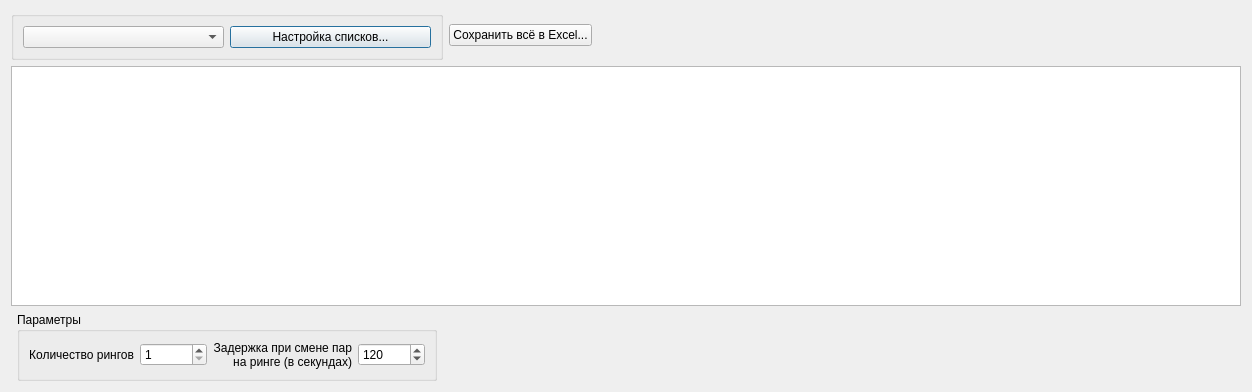
<?xml version="1.0" encoding="UTF-8"?>
<ui version="4.0">
 <class>DialogSchedule</class>
 <widget class="QDialog" name="DialogSchedule">
  <property name="geometry">
   <rect>
    <x>0</x>
    <y>0</y>
    <width>1252</width>
    <height>392</height>
   </rect>
  </property>
  <property name="windowTitle">
   <string>Dialog</string>
  </property>
  <layout class="QGridLayout" name="gridLayout">
   <item row="3" column="1">
    <widget class="QGroupBox" name="groupBox_5">
     <property name="title">
      <string>Параметры</string>
     </property>
     <layout class="QGridLayout" name="gridLayout_2">
      <item row="0" column="0">
       <widget class="QLabel" name="label">
        <property name="text">
         <string>Количество рингов</string>
        </property>
        <property name="alignment">
         <set>Qt::AlignRight|Qt::AlignTrailing|Qt::AlignVCenter</set>
        </property>
       </widget>
      </item>
      <item row="0" column="3">
       <widget class="QSpinBox" name="spinBoxDelay">
        <property name="maximum">
         <number>100500</number>
        </property>
        <property name="value">
         <number>120</number>
        </property>
       </widget>
      </item>
      <item row="0" column="2">
       <widget class="QLabel" name="label_3">
        <property name="text">
         <string>Задержка при смене пар на ринге (в секундах)</string>
        </property>
        <property name="alignment">
         <set>Qt::AlignRight|Qt::AlignTrailing|Qt::AlignVCenter</set>
        </property>
        <property name="wordWrap">
         <bool>true</bool>
        </property>
       </widget>
      </item>
      <item row="0" column="1">
       <widget class="QSpinBox" name="spinBoxRing">
        <property name="minimum">
         <number>1</number>
        </property>
        <property name="maximum">
         <number>100500</number>
        </property>
       </widget>
      </item>
     </layout>
    </widget>
   </item>
   <item row="0" column="0" colspan="3">
    <widget class="QGroupBox" name="groupBox">
     <property name="title">
      <string/>
     </property>
     <layout class="QHBoxLayout" name="horizontalLayout">
      <item>
       <widget class="QComboBox" name="comboBoxList"/>
      </item>
      <item>
       <widget class="QPushButton" name="pushButtonLists">
        <property name="text">
         <string>Настройка списков...</string>
        </property>
       </widget>
      </item>
     </layout>
    </widget>
   </item>
   <item row="0" column="4">
    <spacer name="horizontalSpacer">
     <property name="orientation">
      <enum>Qt::Horizontal</enum>
     </property>
     <property name="sizeHint" stdset="0">
      <size>
       <width>40</width>
       <height>20</height>
      </size>
     </property>
    </spacer>
   </item>
   <item row="3" column="2" colspan="3">
    <spacer name="horizontalSpacer_2">
     <property name="orientation">
      <enum>Qt::Horizontal</enum>
     </property>
     <property name="sizeHint" stdset="0">
      <size>
       <width>40</width>
       <height>20</height>
      </size>
     </property>
    </spacer>
   </item>
   <item row="1" column="0" colspan="5">
    <widget class="QTableWidget" name="tableWidget">
     <property name="editTriggers">
      <set>QAbstractItemView::NoEditTriggers</set>
     </property>
     <property name="selectionMode">
      <enum>QAbstractItemView::NoSelection</enum>
     </property>
     <attribute name="verticalHeaderVisible">
      <bool>false</bool>
     </attribute>
    </widget>
   </item>
   <item row="0" column="3">
    <widget class="QPushButton" name="pushButtonSaveExcel">
     <property name="text">
      <string>Сохранить всё в Excel...</string>
     </property>
    </widget>
   </item>
  </layout>
 </widget>
 <resources/>
 <connections/>
</ui>
